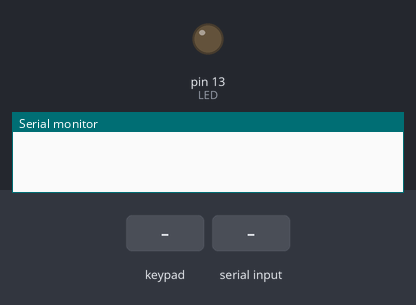
The sketch below on a simulated Arduino Uno, built with avr-gcc and run on an emulated ATmega328P. Parts: output pins drawn as LEDs (lit = HIGH), the last lines printed to the serial monitor. Inputs (shaded band) come from the test bench.

Above: at 1.2 s.
1.3 s: keypad keys 9 8 7 6 * pressed 0.4 s apart
4.8 s: "S" received over Serial
At 6.0 s:
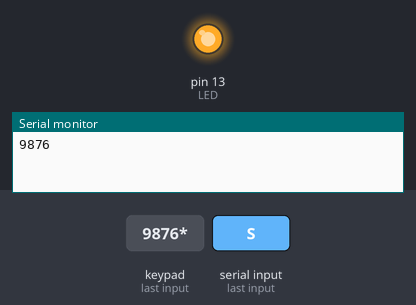
Timing chart, 0 to 7.8 s (numbered marks = the images above; inputs shaded):
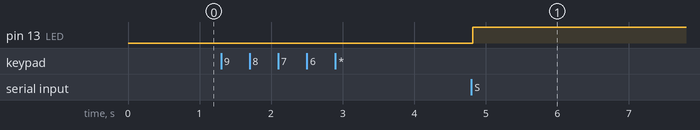

Measured:
- after the input at 4.8 s, pin 13 (LED): LOW → HIGH at once

The sketch:

arduinoBanco.ino
```cpp
#include <Keypad.h>
#define LED 13
const byte ROWS = 4;
const byte COLS = 3;

char hexaKeys[ROWS][COLS] = {
  {'1', '2', '3'},
  {'4', '5', '6'},
  {'7', '8', '9'},
  {'*', '0', '#'}
};

byte rowPins[ROWS] = {9, 8, 7, 6};
byte colPins[COLS] = {5, 4, 3};

Keypad customKeypad = Keypad(makeKeymap(hexaKeys), rowPins, colPins, ROWS, COLS);

void setup(){
  pinMode(LED, OUTPUT);
  Serial.begin(9600);
}

int contador = 0;
char customKeyArray[10] = {};
char liberou = 0;

void loop(){

//Caso digitar mais do que 9 números, o teclado reseta
if (contador >=9){
    contador = 0;
}

if (Serial.available()){
    if (liberou){
        char serialListener = Serial.read();
        if (serialListener == 'S'){
            digitalWrite(LED, HIGH);
            //delay(1000);
            //digitalWrite(LED, LOW);
            liberou = 0;
        }
        if (serialListener == 'F'){
            digitalWrite(LED, LOW);
            //delay(1000);
            //digitalWrite(LED, HIGH);
            liberou = 0;
        }
    }
}

  //Pegar uma tecla
  char customKey = customKeypad.getKey();
  //Ignorar a tecla "*"
  if (customKey && customKey != '*'){
    customKeyArray[contador++] = customKey;
  }

  //Imprimir caso a tecla seja *
  /*
        Implementar um sistema pro contador resetar. O fato de adicioanr um \0 no final já resolve o problema de memória.
        "Coloquei o contador para resetar para impedir qcom que o programa parasse de funcionar por estouro de memória"

  */
  //Somente enviar caso tenha sido digitado 1 numero
  if (customKey == '*' && contador > 0){
    customKeyArray[contador] = '\0';
    Serial.println(customKeyArray);
    customKeyArray[0] = '\0';
    contador = 0;
    liberou = 1; //Permite fazer a leitura do serial Listener
  }

delay(100);

}
```
